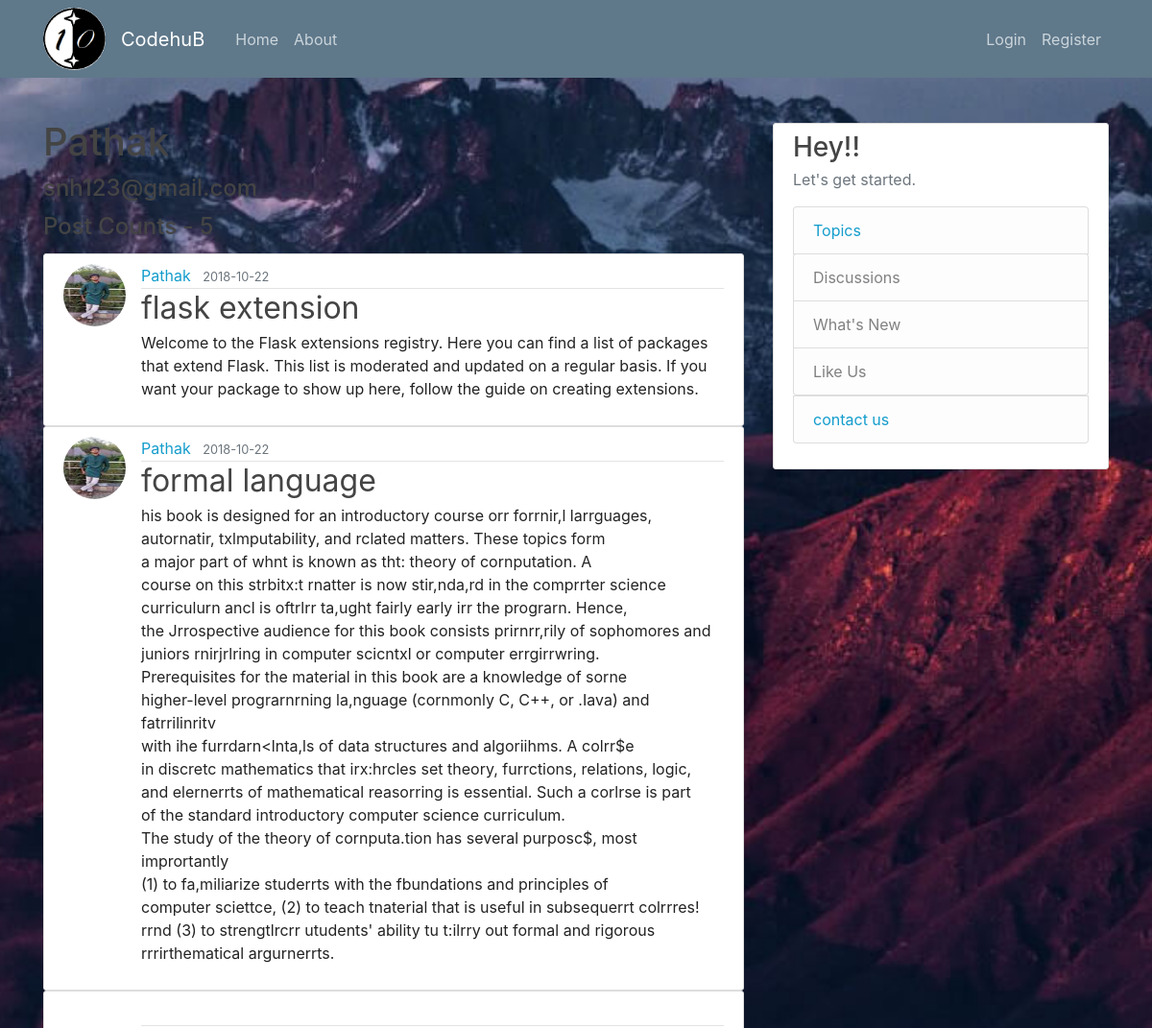
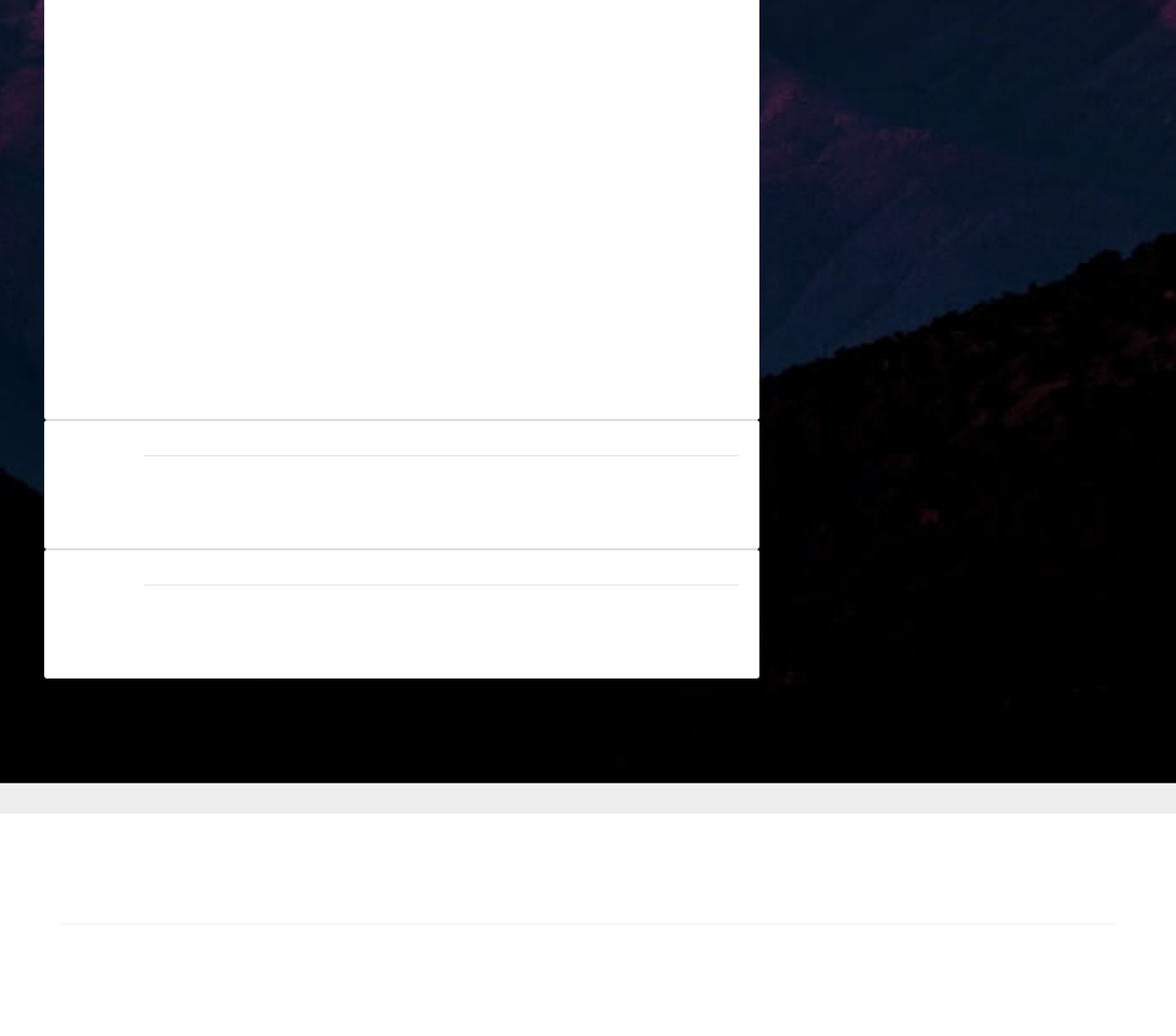
The app's page /user/ Pathak  with its own data (2 pictures, top to bottom).
### flaskblog/models.py (models this page shows, shortened)
class User(db.Model,UserMixin):
    id = db.Column(db.Integer, primary_key=True)
    username = db.Column(db.String(20), unique=True, nullable=False)
    email = db.Column(db.String(120), unique=True, nullable=False)
    image_file = db.Column(db.String(20), nullable=False, default='default.jpg')
    password = db.Column(db.String(60), nullable=False)
    posts = db.relationship('Post', backref='author', lazy=True)

class Post(db.Model):
    id = db.Column(db.Integer, primary_key=True)
    title = db.Column(db.String(100), nullable=False)
    date_posted = db.Column(db.DateTime, nullable=False, default=datetime.utcnow)
    content = db.Column(db.Text, nullable=False)
    user_id = db.Column(db.Integer, db.ForeignKey('user.id'), nullable=False)

### flaskblog/routes.py (the view)
@app.route("/user/<string:username>")
def user_posts(username):
    page = request.args.get('page', 1, type=int)
    user = User.query.filter_by(username=username).first_or_404()
    posts = Post.query.filter_by(author=user)\
        .order_by(Post.date_posted.desc())\
        .paginate(page=page, per_page=5)
    return render_template('user_posts.html', posts=posts, user=user)

### flaskblog/templates/user_posts.html (shortened to what this page needs)
{% extends "layout.html" %}
{% block content %}
     <h1 class="mb-3">{{ user.username }}</h1>
     <h4 class="mb-3">{{ user.email }}</h4>
     <h4 class="mb-3">  Post Counts  - {{ posts.total }}</h4>
    {% for post in posts.items %}
        <article class="media content-section">
          <img class="rounded-circle article-img" src="{{ url_for('static', filename='profile_pics/' + post.author.image_file) }}">
          <div class="media-body">
            <div class="article-metadata">
              <a class="mr-2" href="{{ url_for('user_posts', username=post.author.username) }}">{{ post.author.username }}</a>
              <small class="text-muted">{{ post.date_posted.strftime('%Y-%m-%d') }}</small>
            </div>
            <h2><a class="article-title" href="{{ url_for('post', post_id=post.id) }}">{{ post.title }}</a></h2>
            <p class="article-content">{{ post.content }}</p>
          </div>
        </article>
    {% endfor %}
{% endblock content %}

### flaskblog/static/main.css (style rules this page uses)
body { background: #fafafa; color: #333333; margin-top: 5rem; }
h1, h2, h3, h4, h5, h6 { color: #444444; }
.content-section { background: #ffffff; padding: 10px 20px; border: 1px solid #dddddd; border-radius: 3px; margin-bottom: 20px; }
.article-title { color: #444444; }
.article-content { white-space: pre-line; }
.article-img { height: 65px; width: 65px; margin-right: 16px; }
.article-metadata { padding-bottom: 1px; margin-bottom: 4px; border-bottom: 1px solid #e3e3e3 }

### flaskblog/static/theme/css/style.css (style rules this page uses)
a { font-style: normal; font-weight: 400; cursor: pointer; }
a, a:hover { text-decoration: none; }
body { color: #232323; }
h1, h2, h3, h4, h5, h6, .h1, .h2, .h3, .h4, .h5, .h6, .display-1, .display-2, .display-3, .display-4 { line-height: 1; word-break: break-word; word-wrap: break-word; }
body { position: relative; }
.media { max-width: 100%; margin: 0 auto; }

### flaskblog/static/mobirise/css/mbr-additional.css (style rules this page uses)
body { font-style: normal; line-height: 1.5; }
a, a:hover { color: #149dcc; }
html, body { height: auto; min-height: 100vh; }

### records on screen
User: username "Pathak", email "snh123@gmail.com"
Post: image_file (picture), author.username "Pathak", date_posted "2018-10-22", title "flask extension", content "Welcome to the Flask extensions registry. Here you can find a list of packages that extend Flask. This list is moderated and updated on a regular basis. If you want your package to show up here, follow the guide on creating extensions."
Post: image_file (picture), author.username "Pathak", date_posted "2018-10-22", title "formal language", content "his book is designed for an introductory course orr forrnir,l larrguages, autornatir, txlmputability, and rclated matters. These topics form a major part of whnt is known as tht: theory of cornputation. A course on this strbitx:t rnatter is now stir,nda,rd in the comprrter science curriculurn ancl is oftrlrr ta,ught fairly early irr the prograrn. Hence, the Jrrospective audience for this book consists prirnrr,rily of sophomores and juniors rnirjrlring in computer scicntxl or computer errgirrwring. Prerequisites for the material in this book are a knowledge of sorne higher-level prograrnrning la,nguage (cornmonly C, C++, or .Iava) and fatrrilinritv with ihe furrdarn<lnta,ls of data…"

### other values on screen
{{ posts.total }} "5"
